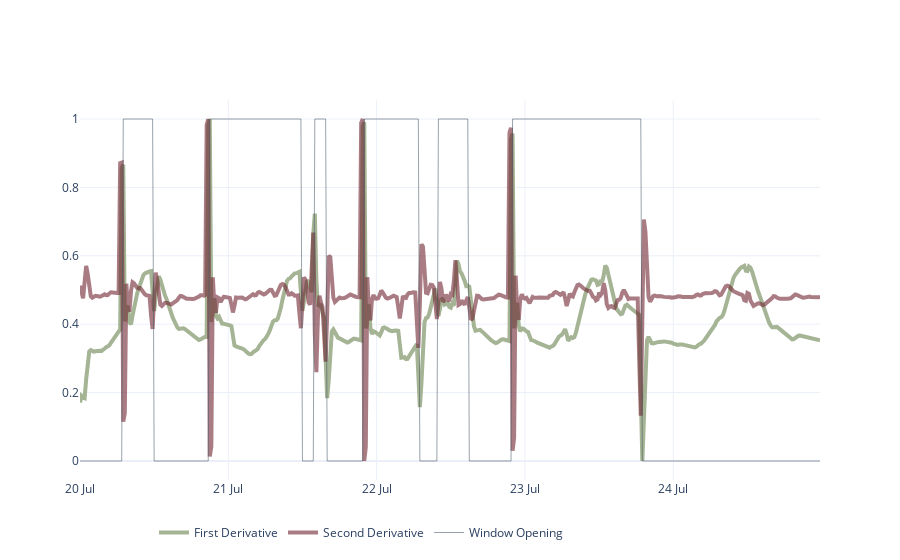

This figure's notebook cell:
### Code cell
fig = go.Figure()

fig.add_trace(go.Scatter(
                    x=deriv.index,
                    y=normalize(deriv.values), 
                    mode='lines',
                    name="First Derivative",
                    line=dict(width=4),
                    opacity=1,
                    marker_color=colorway[1]
                ))

fig.add_trace(go.Scatter(
                    x=deriv_2.index,
                    y=normalize(deriv_2.values), 
                    mode='lines',
                    name="Second Derivative",
                    line=dict(width=4),
                    opacity=0.6,
                    marker_color=colorway[0]
                ))

fig.add_trace(go.Scatter(
                    x=t01.data["WestWindow"].datetimes,
                    y=t01.data["WestWindow"].values, 
                    mode='lines',
                    name="Window Opening",
                    opacity=0.8,
                    line=dict(width=0.7),
                    marker_color=colorway[2]
                ))

fig.update_xaxes(
    dtick="D1",
    tickformat='%d %b')


fig.update_layout(legend=dict(
    orientation="h",
    xanchor="left",
    x=0.1
))

### Figure 1 — Plotly figure (JSON) as saved in the notebook; plotly's stock layout.template omitted (floating-point values rounded to 4 significant figures; data arrays with more than 128 entries replaced by an {"elided": "..."} marker saying what was removed)
{"data": [{"line": {"width": 4}, "marker": {"color": "#A4B494"}, "mode": "lines", "name": "First Derivative", "opacity": 1, "type": "scatter", "x": {"elided": "480 str values"}, "y": {"elided": "480 float values"}}, {"line": {"width": 4}, "marker": {"color": "#702632"}, "mode": "lines", "name": "Second Derivative", "opacity": 0.6, "type": "scatter", "x": {"elided": "480 str values"}, "y": {"elided": "480 float values"}}, {"line": {"width": 0.7}, "marker": {"color": "#495867"}, "mode": "lines", "name": "Window Opening", "opacity": 0.8, "type": "scatter", "x": {"elided": "480 str values"}, "y": {"elided": "480 float values"}}], "layout": {"legend": {"orientation": "h", "x": 0.1, "xanchor": "left"}, "xaxis": {"dtick": "D1", "tickformat": "%d %b"}}}
